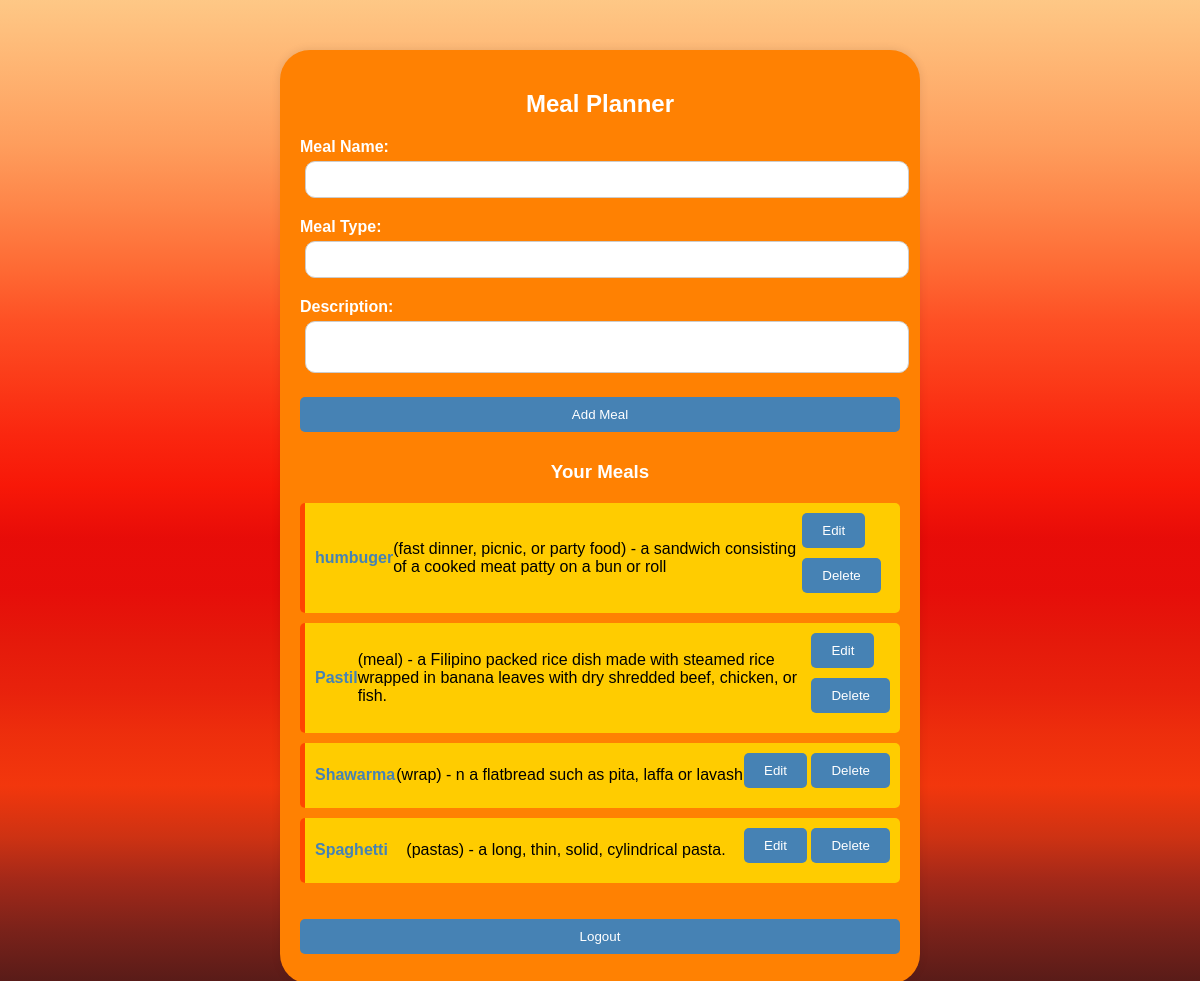
The app's page /meal_planner_app/meal_planner.php (signed in) with its own data.
### tables this page shows
CREATE TABLE `meals` (
  `meal_id` int(11) NOT NULL,
  `meal_name` varchar(100) NOT NULL,
  `meal_type` varchar(50) NOT NULL,
  `description` text DEFAULT NULL,
  `user_id` int(11) DEFAULT NULL
);

### meal_planner_app/meal_planner.php (the view, shortened to what this page needs)
<?php
include 'db.php';
$user_id = $_SESSION['user_id'];
$meals = $conn->prepare("SELECT * FROM meals WHERE user_id = :user_id");
$meals->bindParam(':user_id', $user_id);
$meals->execute();
$meal_list = $meals->fetchAll(PDO::FETCH_ASSOC);
?>
<!DOCTYPE html>
<html>
<head>
    <link rel="stylesheet" type="text/css" href="style.css">
</head>
<body>
    <div class="container">
        <h2>Meal Planner</h2>
        <form method="post" action="meal_planner.php">
            <div class="form-group">
                <label>Meal Name:</label>
                <input type="text" name="meal_name" required>
            </div>
            <div class="form-group">
                <label>Meal Type:</label>
                <input type="text" name="meal_type" required>
            </div>
            <div class="form-group">
                <label>Description:</label>
                <textarea name="description"></textarea>
            </div>
            <button type="submit" name="add_meal">Add Meal</button>
        </form>
        <h3>Your Meals</h3>
        <ul>
            <?php foreach ($meal_list as $meal): ?>
                <li>
                    <strong><?php echo htmlspecialchars($meal['meal_name']); ?></strong>
                    (<?php echo htmlspecialchars($meal['meal_type']); ?>) -
                    <?php echo htmlspecialchars($meal['description']); ?>
                    <form method="post" action="meal_planner.php" style="display:inline;">
                        <button type="submit" name="edit_meal">Edit</button>
                        <button type="submit" name="delete_meal">Delete</button>
                    </form>
                </li>
            <?php endforeach; ?>
        </ul>
        <form action="logout.php" method="post">
            <button type="submit">Logout</button>
        </form>
    </div>
</body>
</html>

### meal_planner_app/style.css (style rules this page uses)
body { font-family: Arial, sans-serif; background-image: linear-gradient( 0deg, hsl(0deg 48% 14%) 0%, hsl(3deg 57% 22%) 5%, hsl(5deg 65% 29%) 10%, hsl(7deg 74% 37%) 15%, hsl(10deg 83% 44%) 19%, hsl(11deg 90% 50%) 24%, hsl(9deg 90% 49%) 29%, hsl(6deg 90% 48%) 33%, hsl(4deg 91% 47%) 38%, hsl(1deg 92% 47%) 43%, hsl(1deg 93% 47%) 48%, hsl(4deg 94% 50%) 53%, hsl(6deg 96% 52%) 58%, hsl(9deg 97% 54%) 63%, hsl(12deg 99% 57%) 69%, hsl(16deg 99% 60%) 74%, hsl(20deg 99% 64%) 80%, hsl(24deg 99% 68%) 86%, hsl(28deg 99% 72%) 93%, hsl(33deg 98% 76%) 100% ); margin: 0; padding: 0; background-repeat: no-repeat; background-attachment: fixed; background-position: center; }
.container { width: 50%; margin: 50px auto; background: #ff8102; padding: 20px; box-shadow: 0 0 10px rgba(0, 0, 0, 0.1); border-radius: 30px; }
h2, h3 { color: #ffffff; text-align: center; margin-bottom: 20px; }
form { display: flex; flex-direction: column; }
.form-group { margin-bottom: 15px; }
label { color: #ffffff; font-weight: bold; margin-bottom: 5px; }
input[type="text"], input[type="password"], textarea { padding: 10px; border: 1px solid #ccc; border-radius: 10px; width: 97%; margin: 5px; }
textarea { resize: none; }
button { padding: 10px 20px; background: #ff6347; color: #fff; border: none; border-radius: 5px; cursor: pointer; transition: background 0.3s ease; margin-bottom: 10px; }
ul { list-style-type: none; padding: 0; }
li { background: #ffcc00; margin: 10px 0; padding: 10px; border-radius: 5px; border-left: 5px solid #ff4500; display: flex; justify-content: space-between; align-items: center; }
li strong { color: #4682b4; }
form[action="meal_planner.php"] button { background: #4682b4; }
form[action="logout.php"] button { background: #4682b4; margin-top: 20px; }

### records on screen
meals: meal_name "humbuger", meal_type "fast dinner, picnic, or party food", description "a sandwich consisting of a cooked meat patty on a bun or roll"
meals: meal_name "Pastil", meal_type "meal", description "a Filipino packed rice dish made with steamed rice wrapped in banana leaves with dry shredded beef, chicken, or fish."
meals: meal_name "Shawarma", meal_type "wrap", description "n a flatbread such as pita, laffa or lavash"
meals: meal_name "Spaghetti", meal_type "pastas", description "a long, thin, solid, cylindrical pasta."
